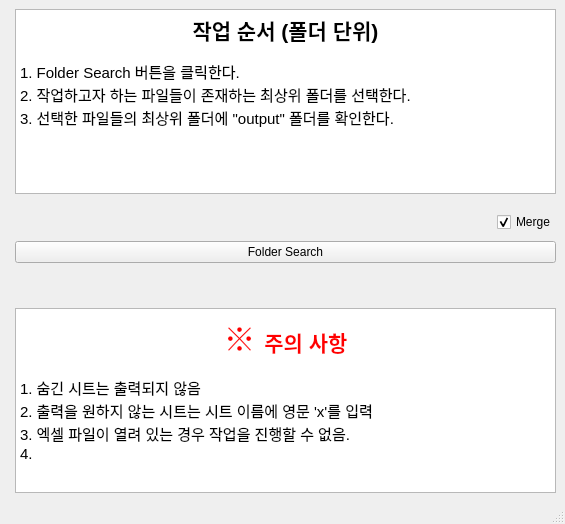
<?xml version="1.0" encoding="UTF-8"?>
<ui version="4.0">
 <class>MainWindow</class>
 <widget class="QMainWindow" name="MainWindow">
  <property name="geometry">
   <rect>
    <x>0</x>
    <y>0</y>
    <width>565</width>
    <height>524</height>
   </rect>
  </property>
  <property name="windowTitle">
   <string>PEFE</string>
  </property>
  <widget class="QWidget" name="centralwidget">
   <layout class="QFormLayout" name="formLayout">
    <item row="0" column="1">
     <widget class="QTextBrowser" name="textBrowser_2">
      <property name="html">
       <string>&lt;!DOCTYPE HTML PUBLIC &quot;-//W3C//DTD HTML 4.0//EN&quot; &quot;http://www.w3.org/TR/REC-html40/strict.dtd&quot;&gt;
&lt;html&gt;&lt;head&gt;&lt;meta name=&quot;qrichtext&quot; content=&quot;1&quot; /&gt;&lt;meta charset=&quot;utf-8&quot; /&gt;&lt;style type=&quot;text/css&quot;&gt;
p, li { white-space: pre-wrap; }
hr { height: 1px; border-width: 0; }
li.unchecked::marker { content: &quot;\2610&quot;; }
li.checked::marker { content: &quot;\2612&quot;; }
&lt;/style&gt;&lt;/head&gt;&lt;body style=&quot; font-family:'맑은 고딕'; font-size:9pt; font-weight:400; font-style:normal;&quot;&gt;
&lt;p align=&quot;center&quot; style=&quot; margin-top:0px; margin-bottom:0px; margin-left:0px; margin-right:0px; -qt-block-indent:0; text-indent:0px;&quot;&gt;&lt;span style=&quot; font-size:16pt; font-weight:700;&quot;&gt;작업 순서 (폴더 단위)&lt;/span&gt;&lt;/p&gt;
&lt;p style=&quot;-qt-paragraph-type:empty; margin-top:0px; margin-bottom:0px; margin-left:0px; margin-right:0px; -qt-block-indent:0; text-indent:0px;&quot;&gt;&lt;br /&gt;&lt;/p&gt;
&lt;p style=&quot; margin-top:0px; margin-bottom:0px; margin-left:0px; margin-right:0px; -qt-block-indent:0; text-indent:0px;&quot;&gt;&lt;span style=&quot; font-size:11pt;&quot;&gt;1. Folder Search 버튼을 클릭한다. &lt;/span&gt;&lt;/p&gt;
&lt;p style=&quot; margin-top:0px; margin-bottom:0px; margin-left:0px; margin-right:0px; -qt-block-indent:0; text-indent:0px;&quot;&gt;&lt;span style=&quot; font-size:11pt;&quot;&gt;2. 작업하고자 하는 파일들이 존재하는 최상위 폴더를 선택한다. &lt;/span&gt;&lt;/p&gt;
&lt;p style=&quot; margin-top:0px; margin-bottom:0px; margin-left:0px; margin-right:0px; -qt-block-indent:0; text-indent:0px;&quot;&gt;&lt;span style=&quot; font-size:11pt;&quot;&gt;3. 선택한 파일들의 최상위 폴더에 &amp;quot;output&amp;quot; 폴더를 확인한다. &lt;/span&gt;&lt;/p&gt;&lt;/body&gt;&lt;/html&gt;</string>
      </property>
     </widget>
    </item>
    <item row="1" column="1">
     <layout class="QHBoxLayout" name="horizontalLayout">
      <property name="topMargin">
       <number>12</number>
      </property>
      <property name="bottomMargin">
       <number>3</number>
      </property>
      <item>
       <spacer name="horizontalSpacer">
        <property name="orientation">
         <enum>Qt::Horizontal</enum>
        </property>
        <property name="sizeHint" stdset="0">
         <size>
          <width>40</width>
          <height>20</height>
         </size>
        </property>
       </spacer>
      </item>
      <item>
       <widget class="QCheckBox" name="mergeCheckBox">
        <property name="text">
         <string>Merge</string>
        </property>
        <property name="checked">
         <bool>true</bool>
        </property>
       </widget>
      </item>
     </layout>
    </item>
    <item row="2" column="1">
     <widget class="QPushButton" name="folderButton">
      <property name="text">
       <string>Folder Search</string>
      </property>
     </widget>
    </item>
    <item row="3" column="1">
     <spacer name="verticalSpacer">
      <property name="orientation">
       <enum>Qt::Vertical</enum>
      </property>
      <property name="sizeHint" stdset="0">
       <size>
        <width>20</width>
        <height>40</height>
       </size>
      </property>
     </spacer>
    </item>
    <item row="4" column="1">
     <widget class="QTextBrowser" name="textBrowser">
      <property name="html">
       <string>&lt;!DOCTYPE HTML PUBLIC &quot;-//W3C//DTD HTML 4.0//EN&quot; &quot;http://www.w3.org/TR/REC-html40/strict.dtd&quot;&gt;
&lt;html&gt;&lt;head&gt;&lt;meta name=&quot;qrichtext&quot; content=&quot;1&quot; /&gt;&lt;meta charset=&quot;utf-8&quot; /&gt;&lt;style type=&quot;text/css&quot;&gt;
p, li { white-space: pre-wrap; }
hr { height: 1px; border-width: 0; }
li.unchecked::marker { content: &quot;\2610&quot;; }
li.checked::marker { content: &quot;\2612&quot;; }
&lt;/style&gt;&lt;/head&gt;&lt;body style=&quot; font-family:'맑은 고딕'; font-size:9pt; font-weight:400; font-style:normal;&quot;&gt;
&lt;p align=&quot;center&quot; style=&quot; margin-top:0px; margin-bottom:0px; margin-left:0px; margin-right:0px; -qt-block-indent:0; text-indent:0px;&quot;&gt;&lt;span style=&quot; font-family:'se-nanumgothic','arial','나눔고딕','nanumgothic','sans-serif'; font-size:32px; color:#ff0000; background-color:#ffffff;&quot;&gt;※ &lt;/span&gt;&lt;span style=&quot; font-size:16pt; font-weight:700; color:#ff0000;&quot;&gt;주의 사항&lt;/span&gt;&lt;/p&gt;
&lt;p align=&quot;center&quot; style=&quot;-qt-paragraph-type:empty; margin-top:0px; margin-bottom:0px; margin-left:0px; margin-right:0px; -qt-block-indent:0; text-indent:0px;&quot;&gt;&lt;br /&gt;&lt;/p&gt;
&lt;p style=&quot; margin-top:0px; margin-bottom:0px; margin-left:0px; margin-right:0px; -qt-block-indent:0; text-indent:0px;&quot;&gt;&lt;span style=&quot; font-size:11pt;&quot;&gt;1. 숨긴 시트는 출력되지 않음&lt;/span&gt;&lt;/p&gt;
&lt;p style=&quot; margin-top:0px; margin-bottom:0px; margin-left:0px; margin-right:0px; -qt-block-indent:0; text-indent:0px;&quot;&gt;&lt;span style=&quot; font-size:11pt;&quot;&gt;2. 출력을 원하지 않는 시트는 시트 이름에 영문 'x'를 입력&lt;/span&gt;&lt;/p&gt;
&lt;p style=&quot; margin-top:0px; margin-bottom:0px; margin-left:0px; margin-right:0px; -qt-block-indent:0; text-indent:0px;&quot;&gt;&lt;span style=&quot; font-size:11pt;&quot;&gt;3. 엑셀 파일이 열려 있는 경우 작업을 진행할 수 없음.&lt;/span&gt;&lt;/p&gt;
&lt;p style=&quot; margin-top:0px; margin-bottom:0px; margin-left:0px; margin-right:0px; -qt-block-indent:0; text-indent:0px;&quot;&gt;&lt;span style=&quot; font-size:11pt;&quot;&gt;4. &lt;/span&gt;&lt;/p&gt;&lt;/body&gt;&lt;/html&gt;</string>
      </property>
     </widget>
    </item>
   </layout>
  </widget>
  <widget class="QStatusBar" name="statusbar"/>
  <widget class="QMenuBar" name="menubar">
   <property name="geometry">
    <rect>
     <x>0</x>
     <y>0</y>
     <width>565</width>
     <height>22</height>
    </rect>
   </property>
  </widget>
 </widget>
 <resources/>
 <connections/>
</ui>
